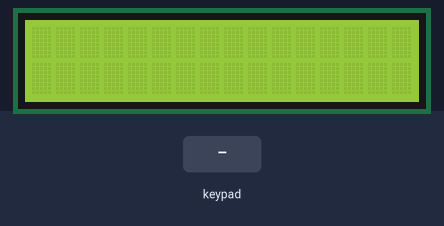
The sketch below on a simulated Arduino Uno, built with avr-gcc and run on an emulated ATmega328P. Shown: 16×2 character LCD. Wiring (inferred from the signals the program sends): 4×4 keypad with keys 1 2 3 A 4 5 6 B 7 8 9 C * 0 # D (labels assumed): rows pin 2, pin 3, pin 4, pin 5; columns pin 6, pin 7, pin 8, pin 9. The test bench sets the inputs (shaded band).

Above: at 1.2 s.
1.3 s: keypad keys 1 2 A pressed 0.4 s apart
At 3.1 s:
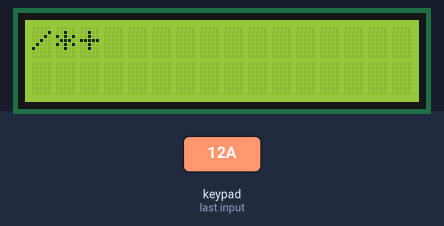
4.0 s: key '1' pressed
5.5 s: keypad keys 1 2 pressed 0.4 s apart
At 7.1 s:
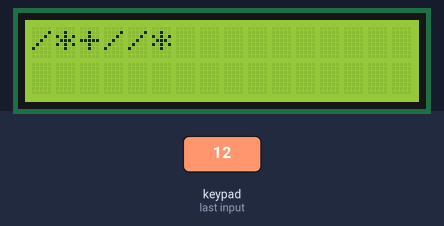
7.8 s: key '2' pressed
At 8.6 s:
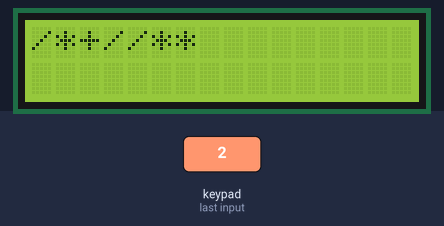
9.3 s: keypad keys 1 2 # pressed 0.4 s apart
At 11.5 s:
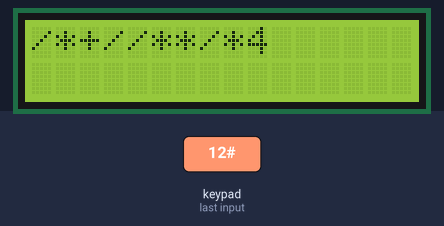
12.0 s: key 'A' pressed
At 13.0 s:
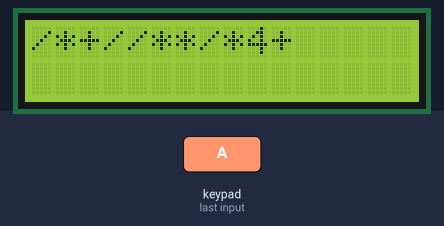
Timing chart, 0 to 14.5 s (numbered marks = the images above; inputs shaded):
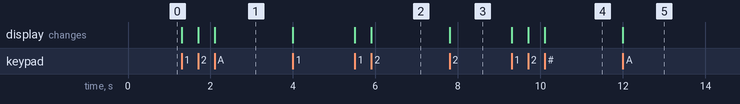

Measured:
- after the input at 1.3 s, the display: first changes at once (image 1 shows a later state)
- after the input at 5.5 s, the display: first changes at once (image 2 shows a later state)
- after the input at 7.8 s, the display: changes at once (image 3)
- after the input at 9.3 s, the display: first changes at once (image 4 shows a later state)
- after the input at 12.0 s, the display: changes at once (image 5)

The sketch:

calculator.ino
```cpp
#include <LiquidCrystal.h>

int number = 0;
int answer = 0;

int index = 0;
int inputs[50];
int operations[50];

char ops[4] = {'+', '-', '*', '/'};

int grid[4][4] = {{'D', 'C', 'B', 'A'},
                  {'E', 9, 6, 3},
                  {0, 8, 5, 2},
                  {'F', 7, 4, 1}};

LiquidCrystal lcd(0, 1, 10, 11, 12, 13);

void setup() {
  int i;
  lcd.begin(16, 2);
  //Serial.begin(9600);
  //Serial.println("Setup");
  for (i=2; i<6; i++) pinMode(i, OUTPUT);
  for (i=6; i<10; i++) pinMode(i, INPUT);
}

void reset() {
  number = 0;
  index = 0;
  answer = 0;

  for (int n=0; n<50; n++) {
    inputs[n] = 0;
    operations[n] = 0;
  }
  //Serial.println(' ');
  lcd.clear();
}


void result() {
  answer = inputs[0];
  for (int n=0; n<50; n++) {
    if (operations[n] == 'A') answer += inputs[n+1];
    else if (operations[n] == 'B') answer -= inputs[n+1];
  }

  //Serial.println(' ');
  //Serial.println(answer);
  lcd.setCursor(0, 1);
  lcd.print(answer);
  //reset();
}

void button(int col, int row) {
  int pressed;
  pressed = grid[col][row];

  switch (pressed) {
    case 'A':
    case 'B':
    case 'C':
    case 'D':
    case 'E':
      if (answer != 0) {
        int number2 = answer;
        reset();
        lcd.print(number2);
        number = number2;
      }

      if (operations[index-1] == 'C') {
        inputs[index-1] *= number;
        operations[index-1] = pressed;
      }
      else if (operations[index-1] == 'D') {
        inputs[index-1] /= number;
        operations[index-1] = pressed;
      }

      else {
        operations[index] = pressed;
        inputs[index] = number;
        index++;
      }

      if (pressed == 'E') result();
      else {
        number = 0;
        //Serial.print(ops[pressed-65]);
        lcd.print(ops[pressed-65]);
      }
      break;

    case 'F':
      reset();
      break;

    default:
      if (answer != 0) reset();
      number *= 10;
      number += pressed;
      //Serial.print(pressed);
      lcd.print(pressed);
  }
}


void loop() {
  int i;
  int j;
  for (i=2; i<6; i++) {
    digitalWrite(i, HIGH);
    for (j=6; j<10; j++) {
      if (digitalRead(j) == HIGH) {
        button(i-2, j-6);
        while (digitalRead(j)) ;    // Busy-wait loop for debounce
      }
    }
    digitalWrite(i, LOW);
  }
}
```
